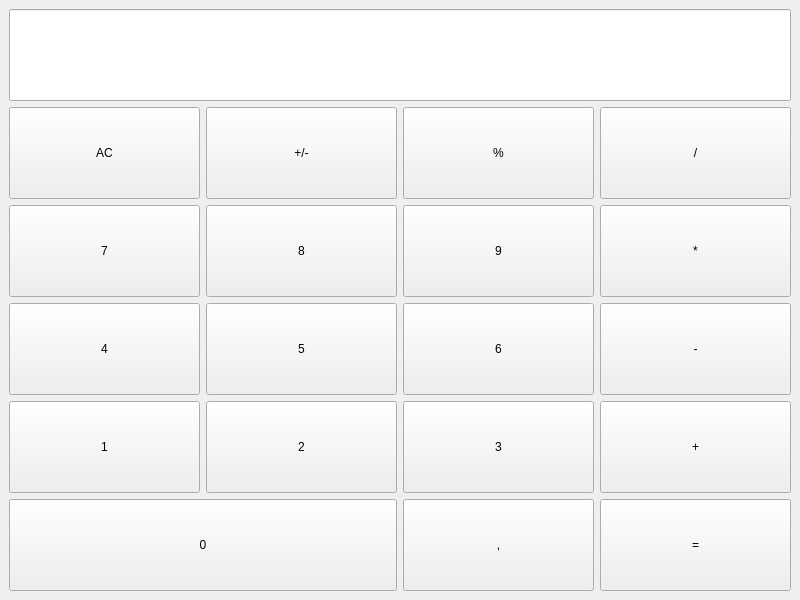
<?xml version="1.0" encoding="UTF-8"?>
<ui version="4.0">
 <class>Calculator</class>
 <widget class="QMainWindow" name="Calculator">
  <property name="geometry">
   <rect>
    <x>0</x>
    <y>0</y>
    <width>800</width>
    <height>600</height>
   </rect>
  </property>
  <property name="windowTitle">
   <string>Calculator</string>
  </property>
  <widget class="QWidget" name="centralwidget">
   <layout class="QGridLayout" name="gridLayout">
    <item row="2" column="0">
     <widget class="QPushButton" name="button7">
      <property name="sizePolicy">
       <sizepolicy hsizetype="Preferred" vsizetype="Preferred">
        <horstretch>0</horstretch>
        <verstretch>0</verstretch>
       </sizepolicy>
      </property>
      <property name="text">
       <string>7</string>
      </property>
     </widget>
    </item>
    <item row="2" column="1">
     <widget class="QPushButton" name="button8">
      <property name="sizePolicy">
       <sizepolicy hsizetype="Preferred" vsizetype="Preferred">
        <horstretch>0</horstretch>
        <verstretch>0</verstretch>
       </sizepolicy>
      </property>
      <property name="text">
       <string>8</string>
      </property>
     </widget>
    </item>
    <item row="3" column="2">
     <widget class="QPushButton" name="button6">
      <property name="sizePolicy">
       <sizepolicy hsizetype="Preferred" vsizetype="Preferred">
        <horstretch>0</horstretch>
        <verstretch>0</verstretch>
       </sizepolicy>
      </property>
      <property name="text">
       <string>6</string>
      </property>
     </widget>
    </item>
    <item row="4" column="0">
     <widget class="QPushButton" name="button1">
      <property name="sizePolicy">
       <sizepolicy hsizetype="Preferred" vsizetype="Preferred">
        <horstretch>0</horstretch>
        <verstretch>0</verstretch>
       </sizepolicy>
      </property>
      <property name="text">
       <string>1</string>
      </property>
     </widget>
    </item>
    <item row="3" column="0">
     <widget class="QPushButton" name="button4">
      <property name="sizePolicy">
       <sizepolicy hsizetype="Preferred" vsizetype="Preferred">
        <horstretch>0</horstretch>
        <verstretch>0</verstretch>
       </sizepolicy>
      </property>
      <property name="text">
       <string>4</string>
      </property>
     </widget>
    </item>
    <item row="4" column="3">
     <widget class="QPushButton" name="buttonAddition">
      <property name="sizePolicy">
       <sizepolicy hsizetype="Preferred" vsizetype="Preferred">
        <horstretch>0</horstretch>
        <verstretch>0</verstretch>
       </sizepolicy>
      </property>
      <property name="text">
       <string>+</string>
      </property>
     </widget>
    </item>
    <item row="1" column="2">
     <widget class="QPushButton" name="buttonPercent">
      <property name="sizePolicy">
       <sizepolicy hsizetype="Preferred" vsizetype="Preferred">
        <horstretch>0</horstretch>
        <verstretch>0</verstretch>
       </sizepolicy>
      </property>
      <property name="text">
       <string>%</string>
      </property>
     </widget>
    </item>
    <item row="3" column="1">
     <widget class="QPushButton" name="button5">
      <property name="sizePolicy">
       <sizepolicy hsizetype="Preferred" vsizetype="Preferred">
        <horstretch>0</horstretch>
        <verstretch>0</verstretch>
       </sizepolicy>
      </property>
      <property name="text">
       <string>5</string>
      </property>
     </widget>
    </item>
    <item row="2" column="3">
     <widget class="QPushButton" name="buttonMulti">
      <property name="sizePolicy">
       <sizepolicy hsizetype="Preferred" vsizetype="Preferred">
        <horstretch>0</horstretch>
        <verstretch>0</verstretch>
       </sizepolicy>
      </property>
      <property name="text">
       <string>*</string>
      </property>
     </widget>
    </item>
    <item row="1" column="1">
     <widget class="QPushButton" name="buttonNegativValue">
      <property name="sizePolicy">
       <sizepolicy hsizetype="Preferred" vsizetype="Preferred">
        <horstretch>0</horstretch>
        <verstretch>0</verstretch>
       </sizepolicy>
      </property>
      <property name="text">
       <string>+/-</string>
      </property>
     </widget>
    </item>
    <item row="2" column="2">
     <widget class="QPushButton" name="button9">
      <property name="sizePolicy">
       <sizepolicy hsizetype="Preferred" vsizetype="Preferred">
        <horstretch>0</horstretch>
        <verstretch>0</verstretch>
       </sizepolicy>
      </property>
      <property name="text">
       <string>9</string>
      </property>
     </widget>
    </item>
    <item row="4" column="1">
     <widget class="QPushButton" name="button2">
      <property name="sizePolicy">
       <sizepolicy hsizetype="Preferred" vsizetype="Preferred">
        <horstretch>0</horstretch>
        <verstretch>0</verstretch>
       </sizepolicy>
      </property>
      <property name="text">
       <string>2</string>
      </property>
     </widget>
    </item>
    <item row="1" column="0">
     <widget class="QPushButton" name="buttonClear">
      <property name="sizePolicy">
       <sizepolicy hsizetype="Preferred" vsizetype="Preferred">
        <horstretch>0</horstretch>
        <verstretch>0</verstretch>
       </sizepolicy>
      </property>
      <property name="text">
       <string>AC</string>
      </property>
     </widget>
    </item>
    <item row="3" column="3">
     <widget class="QPushButton" name="buttonSubtraction">
      <property name="sizePolicy">
       <sizepolicy hsizetype="Preferred" vsizetype="Preferred">
        <horstretch>0</horstretch>
        <verstretch>0</verstretch>
       </sizepolicy>
      </property>
      <property name="text">
       <string>-</string>
      </property>
     </widget>
    </item>
    <item row="4" column="2">
     <widget class="QPushButton" name="button3">
      <property name="sizePolicy">
       <sizepolicy hsizetype="Preferred" vsizetype="Preferred">
        <horstretch>0</horstretch>
        <verstretch>0</verstretch>
       </sizepolicy>
      </property>
      <property name="text">
       <string>3</string>
      </property>
     </widget>
    </item>
    <item row="1" column="3">
     <widget class="QPushButton" name="buttonDivison">
      <property name="sizePolicy">
       <sizepolicy hsizetype="Preferred" vsizetype="Preferred">
        <horstretch>0</horstretch>
        <verstretch>0</verstretch>
       </sizepolicy>
      </property>
      <property name="text">
       <string>/</string>
      </property>
     </widget>
    </item>
    <item row="5" column="0" colspan="2">
     <widget class="QPushButton" name="button0">
      <property name="sizePolicy">
       <sizepolicy hsizetype="Preferred" vsizetype="Preferred">
        <horstretch>0</horstretch>
        <verstretch>0</verstretch>
       </sizepolicy>
      </property>
      <property name="text">
       <string>0</string>
      </property>
     </widget>
    </item>
    <item row="5" column="2">
     <widget class="QPushButton" name="buttonComma">
      <property name="sizePolicy">
       <sizepolicy hsizetype="Preferred" vsizetype="Preferred">
        <horstretch>0</horstretch>
        <verstretch>0</verstretch>
       </sizepolicy>
      </property>
      <property name="text">
       <string>,</string>
      </property>
     </widget>
    </item>
    <item row="5" column="3">
     <widget class="QPushButton" name="buttonEqual">
      <property name="sizePolicy">
       <sizepolicy hsizetype="Preferred" vsizetype="Preferred">
        <horstretch>0</horstretch>
        <verstretch>0</verstretch>
       </sizepolicy>
      </property>
      <property name="text">
       <string>=</string>
      </property>
     </widget>
    </item>
    <item row="0" column="0" colspan="4">
     <widget class="QLineEdit" name="displayNumber">
      <property name="sizePolicy">
       <sizepolicy hsizetype="Preferred" vsizetype="Preferred">
        <horstretch>0</horstretch>
        <verstretch>0</verstretch>
       </sizepolicy>
      </property>
      <property name="font">
       <font>
        <family>Arial Black</family>
        <pointsize>25</pointsize>
        <fontweight>ExtraBold</fontweight>
       </font>
      </property>
      <property name="layoutDirection">
       <enum>Qt::RightToLeft</enum>
      </property>
      <property name="text">
       <string/>
      </property>
      <property name="alignment">
       <set>Qt::AlignRight|Qt::AlignTrailing|Qt::AlignVCenter</set>
      </property>
     </widget>
    </item>
   </layout>
  </widget>
 </widget>
 <resources/>
 <connections/>
</ui>
